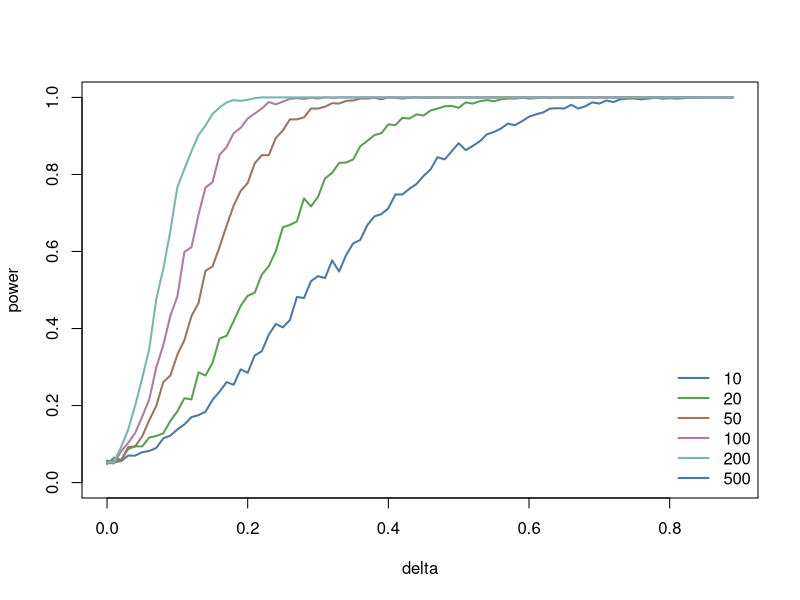

Recreate this plot in R. (Note: this script raises an error after producing the figure.)
##power results for 2-version DMDs, sudden change at last verions

n <- c("10", "20", "50", "100", "200", "500")

x <- (0:89)/100
y_10 <- c( 0.059, 0.046, 0.058, 0.058, 0.076, 0.074, 0.101, 0.094, 0.109, 0.112, 0.126, 0.145, 0.162, 0.192, 0.186, 0.211, 0.222, 0.246, 0.286, 0.287, 0.319, 0.352, 0.36, 0.36, 0.373, 0.416, 0.432, 0.447, 0.44, 0.5, 0.493, 0.523, 0.563, 0.578, 0.6, 0.629, 0.655, 0.644, 0.686, 0.709, 0.701, 0.719, 0.752, 0.763, 0.77, 0.805, 0.792, 0.841, 0.826, 0.863, 0.864, 0.866, 0.89, 0.89, 0.903, 0.908, 0.929, 0.928, 0.941, 0.951, 0.947, 0.961, 0.963, 0.968, 0.971, 0.979, 0.979, 0.977, 0.985, 0.987, 0.991, 0.987, 0.987, 0.997, 0.996, 0.998, 1, 0.99, 0.997, 0.999, 0.999, 1, 0.999, 1, 1, 1, 1, 1, 1, 1 )
y_20 <- c( 0.048, 0.049, 0.083, 0.069, 0.081, 0.091, 0.1, 0.126, 0.14, 0.171, 0.188, 0.2, 0.252, 0.302, 0.313, 0.339, 0.342, 0.379, 0.433, 0.493, 0.494, 0.5, 0.539, 0.602, 0.63, 0.622, 0.637, 0.708, 0.701, 0.766, 0.77, 0.792, 0.798, 0.832, 0.858, 0.857, 0.873, 0.876, 0.905, 0.899, 0.931, 0.919, 0.942, 0.951, 0.944, 0.967, 0.959, 0.97, 0.975, 0.979, 0.991, 0.985, 0.993, 0.995, 0.991, 0.996, 0.996, 0.996, 0.996, 1, 0.999, 0.999, 0.999, 0.999, 1, 1, 1, 1, 0.999, 1, 0.999, 1, 1, 1, 1, 1, 1, 1, 1, 1, 1, 1, 1, 1, 1, 1, 1, 1, 1, 1 )
y_50 <- c( 0.06, 0.069, 0.076, 0.082, 0.104, 0.154, 0.159, 0.201, 0.247, 0.32, 0.375, 0.392, 0.469, 0.463, 0.583, 0.612, 0.663, 0.714, 0.746, 0.753, 0.789, 0.843, 0.851, 0.893, 0.906, 0.939, 0.934, 0.951, 0.962, 0.957, 0.976, 0.977, 0.986, 0.993, 0.994, 0.996, 0.997, 0.993, 0.994, 0.998, 0.996, 1, 1, 1, 1, 1, 1, 1, 1, 1, 1, 1, 1, 1, 1, 1, 1, 1, 1, 1, 1, 1, 1, 1, 1, 1, 1, 1, 1, 1, 1, 1, 1, 1, 1, 1, 1, 1, 1, 1, 1, 1, 1, 1, 1, 1, 1, 1, 1, 1 )
y_100 <- c( 0.074, 0.081, 0.092, 0.108, 0.183, 0.228, 0.26, 0.332, 0.397, 0.472, 0.579, 0.625, 0.692, 0.744, 0.809, 0.837, 0.904, 0.911, 0.933, 0.961, 0.966, 0.974, 0.969, 0.988, 0.997, 0.99, 0.996, 0.999, 0.999, 0.998, 1, 1, 0.999, 1, 1, 1, 1, 1, 1, 1, 1, 1, 1, 1, 1, 1, 1, 1, 1, 1, 1, 1, 1, 1, 1, 1, 1, 1, 1, 1, 1, 1, 1, 1, 1, 1, 1, 1, 1, 1, 1, 1, 1, 1, 1, 1, 1, 1, 1, 1, 1, 1, 1, 1, 1, 1, 1, 1, 1, 1 )
y_200 <- c( 0.038, 0.062, 0.072, 0.109, 0.199, 0.239, 0.359, 0.492, 0.554, 0.669, 0.74, 0.79, 0.868, 0.912, 0.945, 0.976, 0.981, 0.986, 0.988, 0.999, 0.999, 1, 1, 0.999, 1, 1, 1, 1, 1, 1, 1, 1, 1, 1, 1, 1, 1, 1, 1, 1, 1, 1, 1, 1, 1, 1, 1, 1, 1, 1, 1, 1, 1, 1, 1, 1, 1, 1, 1, 1, 1, 1, 1, 1, 1, 1, 1, 1, 1, 1, 1, 1, 1, 1, 1, 1, 1, 1, 1, 1, 1, 1, 1, 1, 1, 1, 1, 1, 1, 1 )
y_500 <- c( 0.055, 0.067, 0.093, 0.205, 0.304, 0.444, 0.59, 0.703, 0.826, 0.902, 0.947, 0.974, 0.989, 0.995, 0.995, 0.997, 1, 1, 1, 1, 1, 1, 1, 1, 1, 1, 1, 1, 1, 1, 1, 1, 1, 1, 1, 1, 1, 1, 1, 1, 1, 1, 1, 1, 1, 1, 1, 1, 1, 1, 1, 1, 1, 1, 1, 1, 1, 1, 1, 1, 1, 1, 1, 1, 1, 1, 1, 1, 1, 1, 1, 1, 1, 1, 1, 1, 1, 1, 1, 1, 1, 1, 1, 1, 1, 1, 1, 1, 1, 1 )


##power results for 5-version DMDs, suddent change at last version
y_10_5 <- c( 0.051, 0.041, 0.039, 0.059, 0.06, 0.062, 0.078, 0.061, 0.087, 0.107, 0.089, 0.106, 0.126, 0.139, 0.133, 0.148, 0.18, 0.189, 0.196, 0.249, 0.239, 0.273, 0.259, 0.298, 0.32, 0.334, 0.378, 0.344, 0.398, 0.423, 0.42, 0.471, 0.494, 0.501, 0.531, 0.532, 0.597, 0.626, 0.633, 0.604, 0.663, 0.666, 0.69, 0.731, 0.736, 0.771, 0.748, 0.774, 0.799, 0.82, 0.853, 0.848, 0.853, 0.877, 0.911, 0.901, 0.892, 0.925, 0.916, 0.943, 0.931, 0.942, 0.964, 0.954, 0.963, 0.963, 0.968, 0.982, 0.98, 0.988, 0.986, 0.984, 0.991, 0.994, 0.995, 0.994, 0.998, 0.999, 0.998, 0.998, 1, 0.997, 1, 1, 1, 1, 1, 1, 1, 1 )
y_20_5 <- c( 0.049, 0.065, 0.06, 0.068, 0.089, 0.088, 0.11, 0.117, 0.111, 0.152, 0.175, 0.191, 0.202, 0.233, 0.281, 0.291, 0.314, 0.365, 0.372, 0.421, 0.44, 0.468, 0.535, 0.578, 0.579, 0.591, 0.671, 0.668, 0.698, 0.729, 0.731, 0.763, 0.798, 0.822, 0.826, 0.848, 0.857, 0.885, 0.886, 0.913, 0.926, 0.935, 0.932, 0.95, 0.961, 0.966, 0.976, 0.97, 0.981, 0.988, 0.985, 0.988, 0.993, 0.99, 0.991, 0.996, 1, 0.996, 0.997, 0.997, 0.999, 1, 1, 1, 0.998, 0.998, 0.999, 1, 1, 1, 1, 1, 1, 1, 1, 1, 1, 1, 1, 1, 1, 1, 1, 1, 1, 1, 1, 1, 1, 1 )
y_50_5 <- c( 0.038, 0.051, 0.057, 0.07, 0.093, 0.093, 0.129, 0.141, 0.2, 0.241, 0.271, 0.33, 0.374, 0.442, 0.495, 0.504, 0.576, 0.638, 0.675, 0.726, 0.79, 0.834, 0.837, 0.87, 0.905, 0.909, 0.922, 0.948, 0.954, 0.967, 0.984, 0.974, 0.988, 0.992, 0.992, 0.998, 0.991, 0.999, 0.998, 0.999, 0.999, 0.999, 1, 1, 1, 1, 1, 1, 1, 1, 1, 1, 1, 1, 1, 1, 1, 1, 1, 1, 1, 1, 1, 1, 1, 1, 1, 1, 1, 1, 1, 1, 1, 1, 1, 1, 1, 1, 1, 1, 1, 1, 1, 1, 1, 1, 1, 1, 1, 1 )
y_100_5 <- c( 0.052, 0.063, 0.061, 0.099, 0.109, 0.17, 0.224, 0.298, 0.358, 0.416, 0.489, 0.576, 0.669, 0.702, 0.761, 0.832, 0.864, 0.89, 0.929, 0.951, 0.97, 0.974, 0.977, 0.984, 0.991, 0.995, 0.998, 0.999, 1, 0.998, 1, 0.999, 1, 1, 1, 1, 1, 1, 1, 1, 1, 1, 1, 1, 1, 1, 1, 1, 1, 1, 1, 1, 1, 1, 1, 1, 1, 1, 1, 1, 1, 1, 1, 1, 1, 1, 1, 1, 1, 1, 1, 1, 1, 1, 1, 1, 1, 1, 1, 1, 1, 1, 1, 1, 1, 1, 1, 1, 1, 1 )
y_200_5 <- c( 0.048, 0.051, 0.086, 0.093, 0.137, 0.254, 0.3, 0.444, 0.523, 0.649, 0.718, 0.784, 0.866, 0.901, 0.947, 0.961, 0.984, 0.983, 0.994, 0.994, 0.999, 1, 0.999, 1, 1, 1, 1, 1, 1, 1, 1, 1, 1, 1, 1, 1, 1, 1, 1, 1, 1, 1, 1, 1, 1, 1, 1, 1, 1, 1, 1, 1, 1, 1, 1, 1, 1, 1, 1, 1, 1, 1, 1, 1, 1, 1, 1, 1, 1, 1, 1, 1, 1, 1, 1, 1, 1, 1, 1, 1, 1, 1, 1, 1, 1, 1, 1, 1, 1, 1 )
y_500_5 <- c( 0.07, 0.072, 0.118, 0.206, 0.292, 0.42, 0.589, 0.7, 0.811, 0.872, 0.942, 0.965, 0.985, 0.995, 0.997, 0.999, 1, 1, 1, 1, 1, 1, 1, 1, 1, 1, 1, 1, 1, 1, 1, 1, 1, 1, 1, 1, 1, 1, 1, 1, 1, 1, 1, 1, 1, 1, 1, 1, 1, 1, 1, 1, 1, 1, 1, 1, 1, 1, 1, 1, 1, 1, 1, 1, 1, 1, 1, 1, 1, 1, 1, 1, 1, 1, 1, 1, 1, 1, 1, 1, 1, 1, 1, 1, 1, 1, 1, 1, 1, 1 )


y_10 <- c( 0.057, 0.053, 0.056, 0.07, 0.07, 0.079, 0.082, 0.09, 0.115, 0.122, 0.138, 0.151, 0.17, 0.175, 0.184, 0.215, 0.236, 0.261, 0.254, 0.294, 0.285, 0.33, 0.341, 0.384, 0.412, 0.403, 0.422, 0.482, 0.479, 0.523, 0.536, 0.531, 0.577, 0.548, 0.591, 0.621, 0.63, 0.668, 0.691, 0.697, 0.712, 0.748, 0.748, 0.763, 0.775, 0.796, 0.813, 0.845, 0.839, 0.86, 0.881, 0.863, 0.874, 0.886, 0.904, 0.91, 0.919, 0.932, 0.928, 0.938, 0.95, 0.956, 0.961, 0.971, 0.972, 0.971, 0.981, 0.971, 0.977, 0.987, 0.984, 0.992, 0.988, 0.995, 0.997, 0.997, 0.995, 0.997, 0.999, 0.997, 0.998, 0.997, 0.998, 0.999, 0.999, 1, 1, 1, 1, 1 )
y_20 <- c( 0.048, 0.065, 0.059, 0.087, 0.094, 0.094, 0.117, 0.121, 0.128, 0.16, 0.185, 0.219, 0.216, 0.286, 0.278, 0.311, 0.374, 0.381, 0.419, 0.459, 0.485, 0.493, 0.54, 0.562, 0.601, 0.663, 0.669, 0.678, 0.738, 0.717, 0.742, 0.79, 0.804, 0.83, 0.831, 0.839, 0.873, 0.887, 0.902, 0.907, 0.93, 0.928, 0.947, 0.945, 0.956, 0.953, 0.966, 0.971, 0.977, 0.978, 0.973, 0.987, 0.984, 0.99, 0.993, 0.99, 0.995, 0.997, 0.997, 0.999, 0.997, 0.998, 1, 0.998, 1, 1, 0.999, 1, 1, 1, 1, 1, 1, 1, 1, 1, 1, 1, 1, 1, 1, 1, 1, 1, 1, 1, 1, 1, 1, 1 )
y_50 <- c( 0.055, 0.057, 0.057, 0.092, 0.094, 0.12, 0.162, 0.199, 0.261, 0.278, 0.332, 0.37, 0.432, 0.466, 0.55, 0.561, 0.612, 0.667, 0.719, 0.757, 0.778, 0.829, 0.85, 0.85, 0.895, 0.914, 0.943, 0.943, 0.948, 0.971, 0.971, 0.976, 0.985, 0.984, 0.991, 0.992, 0.997, 0.997, 0.999, 0.995, 1, 0.999, 0.997, 0.999, 1, 0.999, 0.999, 1, 1, 1, 1, 1, 1, 0.999, 1, 1, 1, 1, 1, 1, 1, 1, 1, 1, 1, 1, 1, 1, 1, 1, 1, 1, 1, 1, 1, 1, 1, 1, 1, 1, 1, 1, 1, 1, 1, 1, 1, 1, 1, 1 )
y_100 <- c( 0.051, 0.05, 0.081, 0.103, 0.129, 0.171, 0.216, 0.299, 0.357, 0.433, 0.483, 0.599, 0.611, 0.695, 0.766, 0.78, 0.851, 0.871, 0.907, 0.921, 0.945, 0.958, 0.971, 0.988, 0.982, 0.989, 0.996, 0.998, 0.996, 0.999, 0.997, 1, 0.999, 1, 1, 1, 1, 1, 1, 1, 1, 1, 1, 1, 1, 1, 1, 1, 1, 1, 1, 1, 1, 1, 1, 1, 1, 1, 1, 1, 1, 1, 1, 1, 1, 1, 1, 1, 1, 1, 1, 1, 1, 1, 1, 1, 1, 1, 1, 1, 1, 1, 1, 1, 1, 1, 1, 1, 1, 1 )
y_200 <- c( 0.052, 0.054, 0.092, 0.137, 0.2, 0.271, 0.347, 0.476, 0.555, 0.653, 0.767, 0.814, 0.86, 0.902, 0.927, 0.957, 0.974, 0.987, 0.993, 0.991, 0.994, 0.998, 1, 1, 1, 1, 1, 1, 1, 1, 1, 1, 1, 1, 1, 1, 1, 1, 1, 1, 1, 1, 1, 1, 1, 1, 1, 1, 1, 1, 1, 1, 1, 1, 1, 1, 1, 1, 1, 1, 1, 1, 1, 1, 1, 1, 1, 1, 1, 1, 1, 1, 1, 1, 1, 1, 1, 1, 1, 1, 1, 1, 1, 1, 1, 1, 1, 1, 1, 1 )
y_500 <- c( 0.034, 0.059, 0.082, 0.136, 0.243, 0.378, 0.534, 0.65, 0.773, 0.869, 0.918, 0.951, 0.983, 0.995, 0.998, 0.996, 0.997, 0.999, 0.999, 1, 1, 1, 1, 1, 1, 1, 1, 1, 1, 1, 1, 1, 1, 1, 1, 1, 1, 1, 1, 1, 1, 1, 1, 1, 1, 1, 1, 1, 1, 1, 1, 1, 1, 1, 1, 1, 1, 1, 1, 1, 1, 1, 1, 1, 1, 1, 1, 1, 1, 1, 1, 1, 1, 1, 1, 1, 1, 1, 1, 1, 1, 1, 1, 1, 1, 1, 1, 1, 1, 1 )


#Power vs true delta for different n


cols <- c("#08519C", "#3182BD", "#756BB1", "#9E9AC8", "#54278F")
cols <- c("#4E79A7", "#59A14F", "#9C755F", "#B07AA1", "#76B7B2")
cols <- c("#4E79A7", "#59A14F", "#9C755F", "#B07AA1", "#76B7B2")
if ((length(n)) > length(cols)) {
  col <- colorRampPalette(cols)(length(n))
}


plot(x, y_10, type = "l", col = cols[1], lwd = 2,
     ylim = c(0, 1),
     xlab = "delta",
     ylab = "power",
     main = "")

lines(x, y_20, col = cols[2], lwd = 2)

lines(x, y_50, col = cols[3], lwd = 2)

lines(x, y_100, col = cols[4], lwd = 2)

lines(x, y_200, col = cols[5], lwd = 2)

lines(x, y_500, col = cols[6], lwd = 2)


legend("bottomright",
       legend = c("10", "20", "50", "100", "200", "500"),
       col = cols,
       lwd = 2,
       bty = "n")


###Power vs n for different scenarios



cat("y_sc10 <- c(", paste(powers_list[[10]], collapse = ", "), ")\n")

n_scenarios <- 8


x <- (1:5)*10

y_sc1 <- c( 0.101, 0.107, 0.161, 0.196, 0.23 )
y_sc2 <- c( 0.207, 0.395, 0.532, 0.612, 0.663 )
y_sc3 <- c( 0.406, 0.678, 0.821, 0.891, 0.928 )
y_sc4 <- c( 0.646, 0.878, 0.945, 0.987, 0.993 )
y_sc5 <- c( 0.828, 0.98, 0.995, 1, 1 )
y_sc6 <- c( 0.931, 0.998, 1, 1, 1 )
y_sc7 <- c( 0.976, 1, 1, 1, 1 )
y_sc8 <- c( 0.996, 1, 1, 1, 1 )


cols <- c("#08519C", "#3182BD", "#756BB1", "#9E9AC8", "#54278F")
cols <- c("#4E79A7", "#59A14F", "#9C755F", "#B07AA1", "#76B7B2")
cols <- c("#4E79A7", "#59A14F", "#9C755F", "#B07AA1", "#76B7B2")

if (n_scenarios > length(cols)) {
  cols <- colorRampPalette(cols)(n_scenarios)
}


plot(x, y_sc1, type = "l", col = cols[1], lwd = 2,
     ylim = c(0, 1),
     xlab = "n",
     ylab = "power",
     main = "")

lines(x, y_sc2, col = cols[2], lwd = 2)

lines(x, y_sc3, col = cols[3], lwd = 2)

lines(x, y_sc4, col = cols[4], lwd = 2)

lines(x, y_sc5, col = cols[5], lwd = 2)

lines(x, y_sc6, col = cols[6], lwd = 2)



legend("bottomright",
       legend = c("sc1", "sc2", "sc3", "sc4", "sc5", "sc6"),
       col = cols,
       lwd = 2,
       bty = "n")

